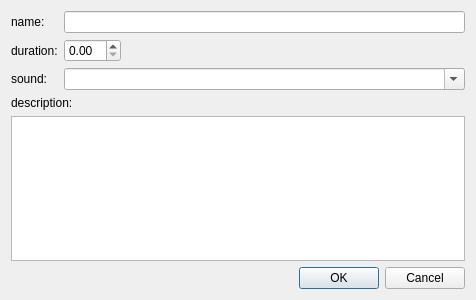
<?xml version="1.0" encoding="UTF-8"?>
<ui version="4.0">
 <class>Exercise</class>
 <widget class="QDialog" name="Exercise">
  <property name="geometry">
   <rect>
    <x>0</x>
    <y>0</y>
    <width>476</width>
    <height>300</height>
   </rect>
  </property>
  <property name="windowTitle">
   <string>Exercise</string>
  </property>
  <layout class="QVBoxLayout" name="verticalLayout">
   <item>
    <layout class="QFormLayout" name="formLayout">
     <item row="0" column="0">
      <widget class="QLabel" name="lblName">
       <property name="text">
        <string>name:</string>
       </property>
      </widget>
     </item>
     <item row="0" column="1">
      <widget class="QLineEdit" name="ldtName"/>
     </item>
     <item row="1" column="0">
      <widget class="QLabel" name="lblDuration">
       <property name="text">
        <string>duration:</string>
       </property>
      </widget>
     </item>
     <item row="1" column="1">
      <layout class="QHBoxLayout" name="horizontalLayout">
       <item>
        <widget class="QDoubleSpinBox" name="sbxDuration"/>
       </item>
       <item>
        <spacer name="horizontalSpacer">
         <property name="orientation">
          <enum>Qt::Horizontal</enum>
         </property>
         <property name="sizeHint" stdset="0">
          <size>
           <width>108</width>
           <height>20</height>
          </size>
         </property>
        </spacer>
       </item>
      </layout>
     </item>
     <item row="2" column="0">
      <widget class="QLabel" name="lblSound">
       <property name="text">
        <string>sound:</string>
       </property>
      </widget>
     </item>
     <item row="2" column="1">
      <widget class="QComboBox" name="cbxSound">
       <property name="editable">
        <bool>true</bool>
       </property>
      </widget>
     </item>
    </layout>
   </item>
   <item>
    <widget class="QLabel" name="lblDescription">
     <property name="text">
      <string>description:</string>
     </property>
    </widget>
   </item>
   <item>
    <widget class="QPlainTextEdit" name="tdtDescription"/>
   </item>
   <item>
    <widget class="QDialogButtonBox" name="buttonBox">
     <property name="orientation">
      <enum>Qt::Horizontal</enum>
     </property>
     <property name="standardButtons">
      <set>QDialogButtonBox::Cancel|QDialogButtonBox::Ok</set>
     </property>
    </widget>
   </item>
  </layout>
 </widget>
 <resources/>
 <connections>
  <connection>
   <sender>buttonBox</sender>
   <signal>accepted()</signal>
   <receiver>Exercise</receiver>
   <slot>accept()</slot>
   <hints>
    <hint type="sourcelabel">
     <x>248</x>
     <y>254</y>
    </hint>
    <hint type="destinationlabel">
     <x>157</x>
     <y>274</y>
    </hint>
   </hints>
  </connection>
  <connection>
   <sender>buttonBox</sender>
   <signal>rejected()</signal>
   <receiver>Exercise</receiver>
   <slot>reject()</slot>
   <hints>
    <hint type="sourcelabel">
     <x>316</x>
     <y>260</y>
    </hint>
    <hint type="destinationlabel">
     <x>286</x>
     <y>274</y>
    </hint>
   </hints>
  </connection>
 </connections>
</ui>
